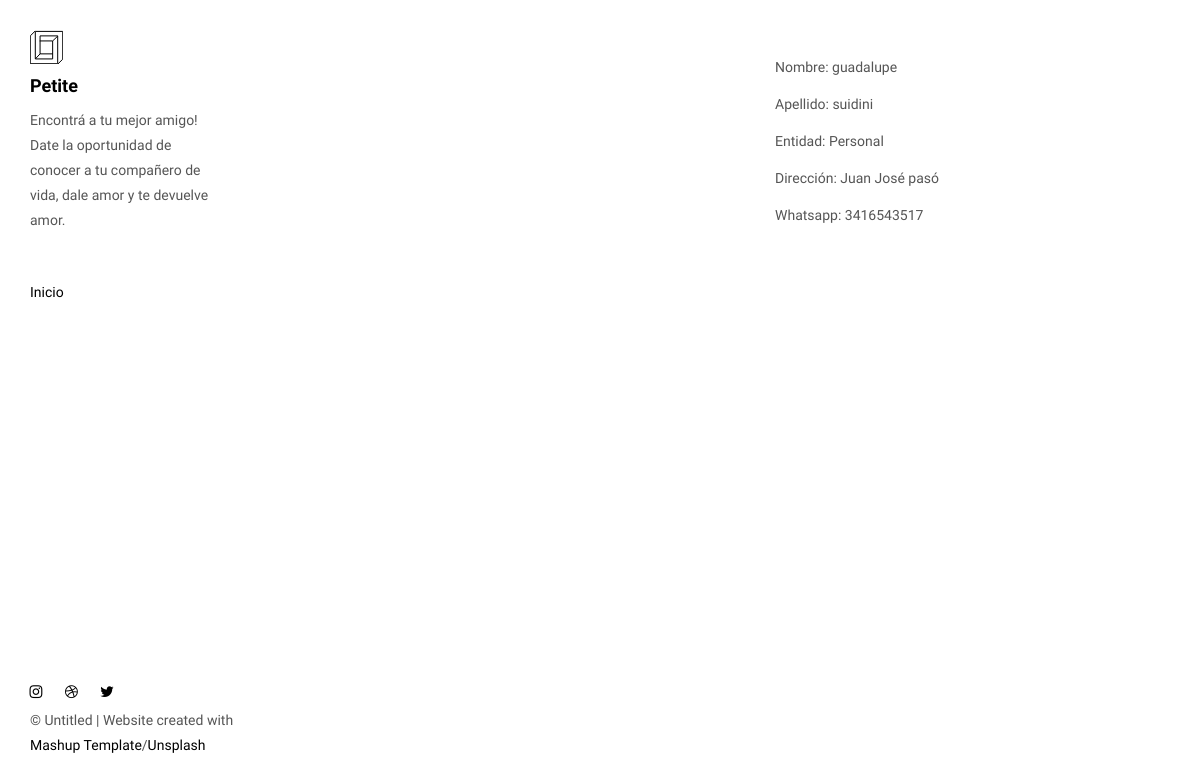
Page /fichaUsuario/3 on the earlier database version.
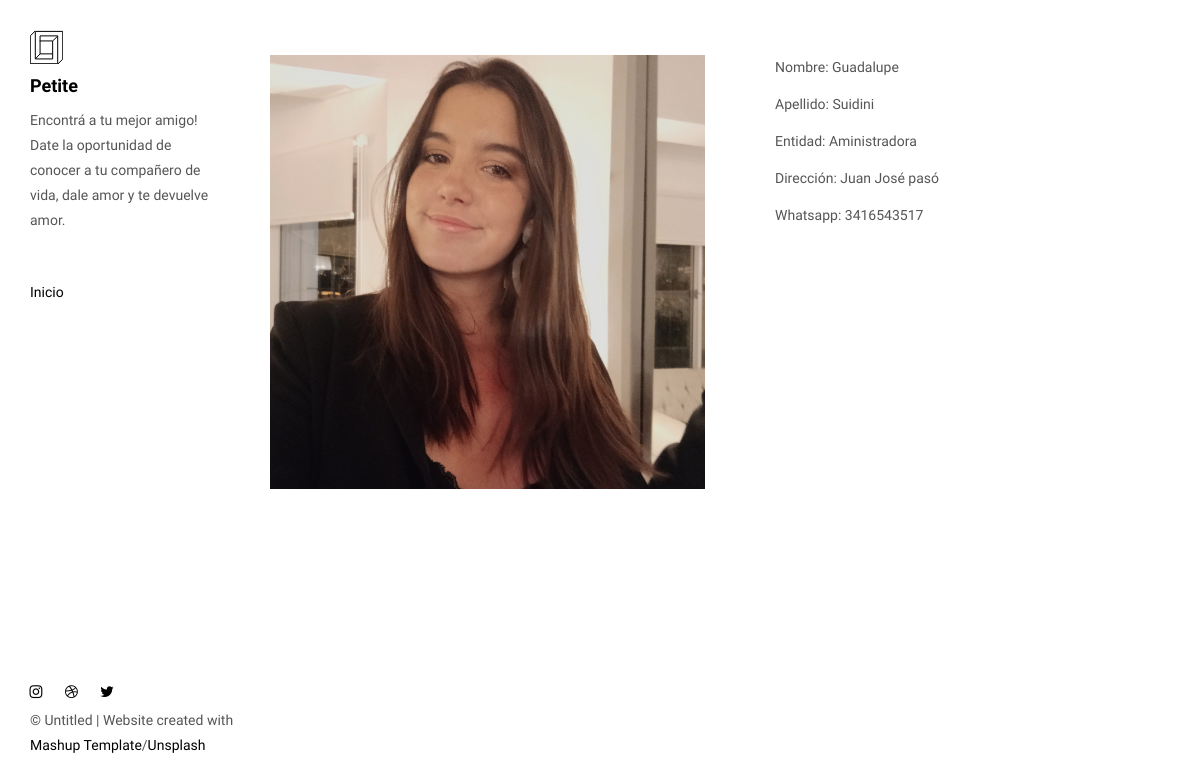
Same page on the later database version.
### primApp/models.py (models this page shows, shortened)
class usuarios(models.Model):
    nombre = models.CharField(max_length=50)
    apellido = models.CharField(max_length=50)
    correo = models.EmailField()
    direccion = models.CharField(max_length=30)
    nacimiento = models.DateField()
    pais = models.CharField(max_length=20)
    departamento = models.CharField(max_length=20)
    celular = models.IntegerField()
    entidad = models.CharField(max_length=50)
    imagen = models.ImageField(null=True, blank=True)

### primApp/views.py (the view)
# urls.py: path('fichaUsuario/<int:id>', fichaUsuario, name='fichaUsuario'),
def fichaUsuario(request,id):
    usuario = usuarios.objects.get(id=id)
    return render(request,"fichaUsuario.html",{"usuario":usuario})

### primApp/templates/fichaUsuario.html (shortened to what this page needs)
<!DOCTYPE html>
<html lang="en">
<head>
  {% load static %}
<link href="{% static './main.82cfd66e.css' %}" rel="stylesheet"></head>
<body>
<header class="">
  <nav class="sidebar">
    <div class="navbar-collapse" id="navbar-collapse">
      <div class="site-header hidden-xs">
          <a class="site-brand" href="{% url 'inicio' %}" title="">
            <img class="img-responsive site-logo" alt="" src="{% static './assets/images/mashup-logo.svg' %}">
            Petite
          </a>
        <p>Encontrá a tu mejor amigo!
            Date la oportunidad de conocer a tu compañero de vida, dale amor y te devuelve amor.</p>
      </div>
      <ul class="nav">
        <li><a href="{% url 'inicio' %}" title="">Inicio</a></li>
      </ul>
      <nav class="nav-footer">
        <p class="nav-footer-social-buttons">
          <a class="fa-icon" href="https://www.instagram.com/" title="">
            <i class="fa fa-instagram"></i>
          </a>
          <a class="fa-icon" href="https://dribbble.com/" title="">
            <i class="fa fa-dribbble"></i>
          </a>
          <a class="fa-icon" href="https://twitter.com/" title="">
            <i class="fa fa-twitter"></i>
          </a>
        </p>
        <p>© Untitled | Website created with <a href="http://www.mashup-template.com/" title="Create website with free html template">Mashup Template</a>/<a href="https://www.unsplash.com/" title="Beautiful Free Images">Unsplash</a></p>
      </nav>
    </div>
  </nav>
</header>
<main class="" id="main-collapse">
    <br>
    <div class="row">
    <div class="col-xs-12 col-md-6">
        <img class="img-responsive" alt="" src="{{ setting.MEDIA_URL }}{{ usuario.imagen.url }}">
    </div>
    <div class="col-xs-12 col-md-6">
            <ul>
              <p>Nombre: {{usuario.nombre}}</p>
              <p>Apellido: {{usuario.apellido}}</p>
              <p>Entidad: {{usuario.entidad}}</p>
              <p>Dirección: {{usuario.direccion}}</p>
              <p>Whatsapp: {{usuario.celular}}</p>
            </ul>
    </div>
    </div>
    <br>
</main>
 <script type="text/javascript" src="{% static './main.85741bff.js' %}"></script></body>
</html>

Differences in the rows shown:
changed usuarios "Juan José pasó": imagen: picture added; nombre "guadalupe" → "Guadalupe"; apellido "suidini" → "Suidini"; entidad "Personal" → "Aministradora"
